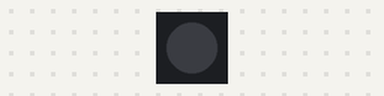
The sketch below on a simulated Arduino Uno, built with avr-gcc and run on an emulated ATmega328P. Shown: 1 RGB LEDs in strip order, left to right. Dim RGB values are drawn brighter than linear.

Above: at 0.1 s.
At 2.15 s:
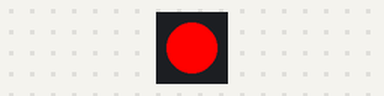
At 20.76 s:
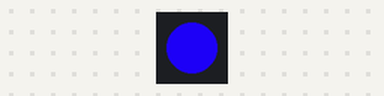
At 39.67 s:
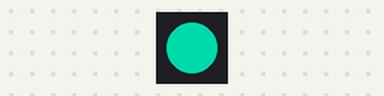
Timing chart, 0 to 40.0 s (numbered marks = the images above):
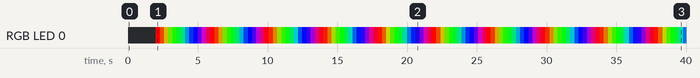

Measured:
- by itself, RGB LED 0: off → RGB(254, 1, 0) at 2.0 s, → RGB(196, 59, 0) 0.30 s later, → RGB(138, 117, 0) 0.30 s later, → RGB(80, 175, 0) 0.30 s later, … (127 changes in this stretch)

The sketch:

FirstLight.ino
```cpp
#include <SPI.h>

// Use if you want to force the software SPI subsystem to be used for some reason (generally, you don't)
// #define FASTLED_FORCE_SOFTWARE_SPI
// Use if you want to force non-accelerated pin access (hint: you really don't, it breaks lots of things)
// #define FASTLED_FORCE_SOFTWARE_SPI
// #define FASTLED_FORCE_SOFTWARE_PINS
#include "FastLED.h"

///////////////////////////////////////////////////////////////////////////////////////////
//
// Move a white dot along the strip of leds.  This program simply shows how to configure the leds,
// and then how to turn a single pixel white and then off, moving down the line of pixels.
//

// How many leds are in the strip?
#define NUM_LEDS 1

// Data pin that led data will be written out over
#define DATA_PIN 4

// Clock pin only needed for SPI based chipsets when not using hardware SPI
#define CLOCK_PIN 5

// This is an array of leds.  One item for each led in your strip.
CRGB leds[NUM_LEDS];

// This function sets up the ledsand tells the controller about them
void setup() {
  // sanity check delay - allows reprogramming if accidently blowing power w/leds
  delay(2000);
  FastLED.addLeds<DOTSTAR, DATA_PIN, CLOCK_PIN, RGB>(leds, NUM_LEDS);
}

// This function runs over and over, and is where you do the magic to light
// your leds.
void loop() {
  // thanks to https://gist.github.com/jamesotron/766994
  unsigned int rgbColour[3];

  // Start off with red.
  rgbColour[0] = 255;
  rgbColour[1] = 0;
  rgbColour[2] = 0;

  // Choose the colours to increment and decrement.
  for (int decColour = 0; decColour < 3; decColour += 1) {
    int incColour = decColour == 2 ? 0 : decColour + 1;

    // cross-fade the two colours.
    for (int i = 0; i < 255; i += 1) {
      rgbColour[decColour] -= 1;
      rgbColour[incColour] += 1;
      leds[0] = CRGB(rgbColour[0], rgbColour[1], rgbColour[2]);
      FastLED.show();
      delay(5);
    }
  }
}
```
